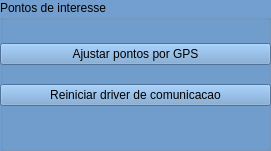
     <widget class="QGroupBox" name="groupBox_pontosDeInteresse">
      <property name="geometry">
       <rect>
        <x>10</x>
        <y>20</y>
        <width>271</width>
        <height>151</height>
       </rect>
      </property>
      <property name="palette">
       <palette>
        <active>
         <colorrole role="WindowText">
          <brush brushstyle="SolidPattern">
           <color alpha="255">
            <red>0</red>
            <green>0</green>
            <blue>0</blue>
           </color>
          </brush>
         </colorrole>
         <colorrole role="Button">
          <brush brushstyle="SolidPattern">
           <color alpha="255">
            <red>114</red>
            <green>159</green>
            <blue>207</blue>
           </color>
          </brush>
         </colorrole>
         <colorrole role="Light">
          <brush brushstyle="SolidPattern">
           <color alpha="255">
            <red>196</red>
            <green>225</green>
            <blue>255</blue>
           </color>
          </brush>
         </colorrole>
         <colorrole role="Midlight">
          <brush brushstyle="SolidPattern">
           <color alpha="255">
            <red>155</red>
            <green>192</green>
            <blue>231</blue>
           </color>
          </brush>
         </colorrole>
         <colorrole role="Dark">
          <brush brushstyle="SolidPattern">
           <color alpha="255">
            <red>57</red>
            <green>79</green>
            <blue>103</blue>
           </color>
          </brush>
         </colorrole>
         <colorrole role="Mid">
          <brush brushstyle="SolidPattern">
           <color alpha="255">
            <red>76</red>
            <green>106</green>
            <blue>138</blue>
           </color>
          </brush>
         </colorrole>
         <colorrole role="Text">
          <brush brushstyle="SolidPattern">
           <color alpha="255">
            <red>0</red>
            <green>0</green>
            <blue>0</blue>
           </color>
          </brush>
         </colorrole>
         <colorrole role="BrightText">
          <brush brushstyle="SolidPattern">
           <color alpha="255">
            <red>255</red>
            <green>255</green>
            <blue>255</blue>
           </color>
          </brush>
         </colorrole>
         <colorrole role="ButtonText">
          <brush brushstyle="SolidPattern">
           <color alpha="255">
            <red>0</red>
            <green>0</green>
            <blue>0</blue>
           </color>
          </brush>
         </colorrole>
         <colorrole role="Base">
          <brush brushstyle="SolidPattern">
           <color alpha="255">
            <red>255</red>
            <green>255</green>
            <blue>255</blue>
           </color>
          </brush>
         </colorrole>
         <colorrole role="Window">
          <brush brushstyle="SolidPattern">
           <color alpha="255">
            <red>114</red>
            <green>159</green>
            <blue>207</blue>
           </color>
          </brush>
         </colorrole>
         <colorrole role="Shadow">
          <brush brushstyle="SolidPattern">
           <color alpha="255">
            <red>0</red>
            <green>0</green>
            <blue>0</blue>
           </color>
          </brush>
         </colorrole>
         <colorrole role="AlternateBase">
          <brush brushstyle="SolidPattern">
           <color alpha="255">
            <red>184</red>
            <green>207</green>
            <blue>231</blue>
           </color>
          </brush>
         </colorrole>
         <colorrole role="ToolTipBase">
          <brush brushstyle="SolidPattern">
           <color alpha="255">
            <red>255</red>
            <green>255</green>
            <blue>220</blue>
           </color>
          </brush>
         </colorrole>
         <colorrole role="ToolTipText">
          <brush brushstyle="SolidPattern">
           <color alpha="255">
            <red>0</red>
            <green>0</green>
            <blue>0</blue>
           </color>
          </brush>
         </colorrole>
        </active>
        <inactive>
         <colorrole role="WindowText">
          <brush brushstyle="SolidPattern">
           <color alpha="255">
            <red>0</red>
            <green>0</green>
            <blue>0</blue>
           </color>
          </brush>
         </colorrole>
         <colorrole role="Button">
          <brush brushstyle="SolidPattern">
           <color alpha="255">
            <red>114</red>
            <green>159</green>
            <blue>207</blue>
           </color>
          </brush>
         </colorrole>
         <colorrole role="Light">
          <brush brushstyle="SolidPattern">
           <color alpha="255">
            <red>196</red>
            <green>225</green>
            <blue>255</blue>
           </color>
          </brush>
         </colorrole>
         <colorrole role="Midlight">
          <brush brushstyle="SolidPattern">
           <color alpha="255">
            <red>155</red>
            <green>192</green>
            <blue>231</blue>
           </color>
          </brush>
         </colorrole>
         <colorrole role="Dark">
          <brush brushstyle="SolidPattern">
           <color alpha="255">
            <red>57</red>
            <green>79</green>
            <blue>103</blue>
           </color>
          </brush>
         </colorrole>
         <colorrole role="Mid">
          <brush brushstyle="SolidPattern">
           <color alpha="255">
            <red>76</red>
            <green>106</green>
            <blue>138</blue>
           </color>
          </brush>
         </colorrole>
         <colorrole role="Text">
          <brush brushstyle="SolidPattern">
           <color alpha="255">
            <red>0</red>
            <green>0</green>
            <blue>0</blue>
           </color>
          </brush>
         </colorrole>
         <colorrole role="BrightText">
          <brush brushstyle="SolidPattern">
           <color alpha="255">
            <red>255</red>
            <green>255</green>
            <blue>255</blue>
           </color>
          </brush>
         </colorrole>
         <colorrole role="ButtonText">
          <brush brushstyle="SolidPattern">
           <color alpha="255">
            <red>0</red>
            <green>0</green>
            <blue>0</blue>
           </color>
          </brush>
         </colorrole>
         <colorrole role="Base">
          <brush brushstyle="SolidPattern">
           <color alpha="255">
            <red>255</red>
            <green>255</green>
            <blue>255</blue>
           </color>
          </brush>
         </colorrole>
         <colorrole role="Window">
          <brush brushstyle="SolidPattern">
           <color alpha="255">
            <red>114</red>
            <green>159</green>
            <blue>207</blue>
           </color>
          </brush>
         </colorrole>
         <colorrole role="Shadow">
          <brush brushstyle="SolidPattern">
           <color alpha="255">
            <red>0</red>
            <green>0</green>
            <blue>0</blue>
           </color>
          </brush>
         </colorrole>
         <colorrole role="AlternateBase">
          <brush brushstyle="SolidPattern">
           <color alpha="255">
            <red>184</red>
            <green>207</green>
            <blue>231</blue>
           </color>
          </brush>
         </colorrole>
         <colorrole role="ToolTipBase">
          <brush brushstyle="SolidPattern">
           <color alpha="255">
            <red>255</red>
            <green>255</green>
            <blue>220</blue>
           </color>
          </brush>
         </colorrole>
         <colorrole role="ToolTipText">
          <brush brushstyle="SolidPattern">
           <color alpha="255">
            <red>0</red>
            <green>0</green>
            <blue>0</blue>
           </color>
          </brush>
         </colorrole>
        </inactive>
        <disabled>
         <colorrole role="WindowText">
          <brush brushstyle="SolidPattern">
           <color alpha="255">
            <red>57</red>
            <green>79</green>
            <blue>103</blue>
           </color>
          </brush>
         </colorrole>
         <colorrole role="Button">
          <brush brushstyle="SolidPattern">
           <color alpha="255">
            <red>114</red>
            <green>159</green>
            <blue>207</blue>
           </color>
          </brush>
         </colorrole>
         <colorrole role="Light">
          <brush brushstyle="SolidPattern">
           <color alpha="255">
            <red>196</red>
            <green>225</green>
            <blue>255</blue>
           </color>
          </brush>
         </colorrole>
         <colorrole role="Midlight">
          <brush brushstyle="SolidPattern">
           <color alpha="255">
            <red>155</red>
            <green>192</green>
            <blue>231</blue>
           </color>
          </brush>
         </colorrole>
         <colorrole role="Dark">
          <brush brushstyle="SolidPattern">
           <color alpha="255">
            <red>57</red>
            <green>79</green>
            <blue>103</blue>
           </color>
          </brush>
         </colorrole>
         <colorrole role="Mid">
          <brush brushstyle="SolidPattern">
           <color alpha="255">
            <red>76</red>
            <green>106</green>
            <blue>138</blue>
           </color>
          </brush>
         </colorrole>
         <colorrole role="Text">
          <brush brushstyle="SolidPattern">
           <color alpha="255">
            <red>57</red>
            <green>79</green>
            <blue>103</blue>
           </color>
          </brush>
         </colorrole>
         <colorrole role="BrightText">
          <brush brushstyle="SolidPattern">
           <color alpha="255">
            <red>255</red>
            <green>255</green>
            <blue>255</blue>
           </color>
          </brush>
         </colorrole>
         <colorrole role="ButtonText">
          <brush brushstyle="SolidPattern">
           <color alpha="255">
            <red>57</red>
            <green>79</green>
            <blue>103</blue>
           </color>
          </brush>
         </colorrole>
         <colorrole role="Base">
          <brush brushstyle="SolidPattern">
           <color alpha="255">
            <red>114</red>
            <green>159</green>
            <blue>207</blue>
           </color>
          </brush>
         </colorrole>
         <colorrole role="Window">
          <brush brushstyle="SolidPattern">
           <color alpha="255">
            <red>114</red>
            <green>159</green>
            <blue>207</blue>
           </color>
          </brush>
         </colorrole>
         <colorrole role="Shadow">
          <brush brushstyle="SolidPattern">
           <color alpha="255">
            <red>0</red>
            <green>0</green>
            <blue>0</blue>
           </color>
          </brush>
         </colorrole>
         <colorrole role="AlternateBase">
          <brush brushstyle="SolidPattern">
           <color alpha="255">
            <red>114</red>
            <green>159</green>
            <blue>207</blue>
           </color>
          </brush>
         </colorrole>
         <colorrole role="ToolTipBase">
          <brush brushstyle="SolidPattern">
           <color alpha="255">
            <red>255</red>
            <green>255</green>
            <blue>220</blue>
           </color>
          </brush>
         </colorrole>
         <colorrole role="ToolTipText">
          <brush brushstyle="SolidPattern">
           <color alpha="255">
            <red>0</red>
            <green>0</green>
            <blue>0</blue>
           </color>
          </brush>
         </colorrole>
        </disabled>
       </palette>
      </property>
      <property name="autoFillBackground">
       <bool>true</bool>
      </property>
      <property name="title">
       <string>Pontos de interesse</string>
      </property>
      <widget class="QWidget" name="layoutWidget">
       <property name="geometry">
        <rect>
         <x>0</x>
         <y>30</y>
         <width>271</width>
         <height>91</height>
        </rect>
       </property>
       <layout class="QVBoxLayout" name="verticalLayout_3">
        <item>
         <widget class="QPushButton" name="pushButton_qground">
          <property name="text">
           <string>Ajustar pontos por GPS</string>
          </property>
         </widget>
        </item>
        <item>
         <widget class="QPushButton" name="pushButton_resetaPX4">
          <property name="text">
           <string>Reiniciar driver de comunicacao</string>
          </property>
         </widget>
        </item>
       </layout>
      </widget>
     </widget>
